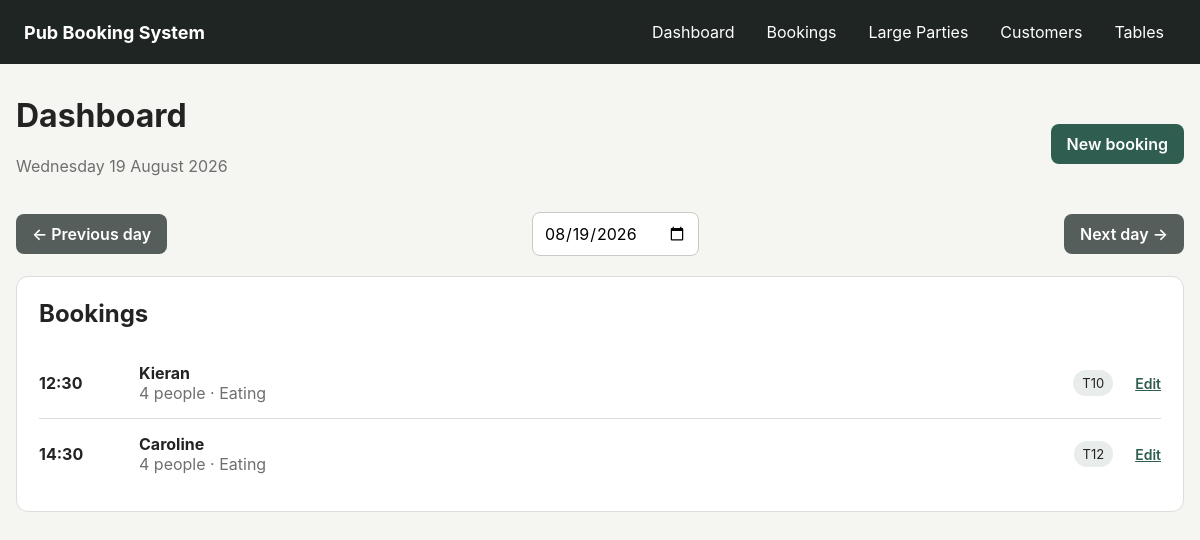
Before: / with the older database file.
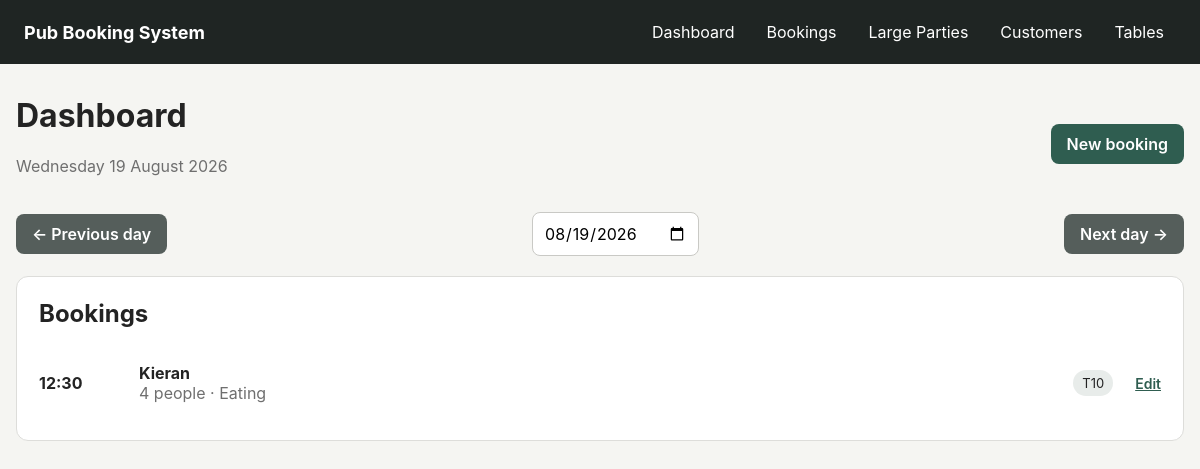
After: the same page with the newer database file.
### app/models.py (models this page shows, shortened)
class Booking(db.Model):
    id = db.Column(db.Integer, primary_key=True)
    customer_id = db.Column(db.Integer, db.ForeignKey("customer.id"), nullable=False)
    repeat_booking_id = db.Column(db.Integer, db.ForeignKey("repeat_booking.id"))
    booking_date = db.Column(db.Date, nullable=False, index=True)
    booking_time = db.Column(db.Time, nullable=False)
    duration_minutes = db.Column(db.Integer, nullable=False, default=180)
    party_size = db.Column(db.Integer, nullable=False)
    number_of_children = db.Column(db.Integer, nullable=False, default=0)
    is_eating_food = db.Column(db.Boolean, nullable=False, default=True)
    occasion = db.Column(db.String(120))
    preferred_area_id = db.Column(db.Integer, db.ForeignKey("area.id"))
    preferred_table_id = db.Column(db.Integer, db.ForeignKey("pub_table.id"))
    wants_near_tv = db.Column(db.Boolean, default=False)
    avoids_bench = db.Column(db.Boolean, default=False)
    deposit_required_amount = db.Column(db.Float, nullable=False, default=0)
    deposit_paid_amount = db.Column(db.Float, nullable=False, default=0)
    notes = db.Column(db.Text)
    status = db.Column(db.String(30), nullable=False, default="Booked")
    created_at = db.Column(db.DateTime, default=datetime.utcnow)
    customer = db.relationship("Customer", back_populates="bookings")
    preferred_area = db.relationship("Area")
    preferred_table = db.relationship("PubTable", foreign_keys=[preferred_table_id])
    repeat_booking = db.relationship("RepeatBooking", foreign_keys=[repeat_booking_id])
    table_links = db.relationship(
        "BookingTable",
        back_populates="booking",
        cascade="all, delete-orphan"
    )
    @property
    def tables(self):
        return [link.table for link in self.table_links]

class Customer(db.Model):
    id = db.Column(db.Integer, primary_key=True)
    name = db.Column(db.String(120), nullable=False, index=True)
    phone = db.Column(db.String(30), nullable=False, unique=True, index=True)
    preferred_area_id = db.Column(db.Integer, db.ForeignKey("area.id"))
    preferred_table_id = db.Column(db.Integer, db.ForeignKey("pub_table.id"))
    prefers_near_tv = db.Column(db.Boolean, default=False)
    avoids_bench = db.Column(db.Boolean, default=False)
    notes = db.Column(db.Text)
    created_at = db.Column(db.DateTime, default=datetime.utcnow)
    preferred_area = db.relationship("Area", foreign_keys=[preferred_area_id])
    preferred_table = db.relationship("PubTable", foreign_keys=[preferred_table_id])
    bookings = db.relationship(
        "Booking",
        back_populates="customer",
        cascade="all, delete-orphan"
    )
    repeat_bookings = db.relationship(
        "RepeatBooking",
        back_populates="customer",
        cascade="all, delete-orphan"
    )

class PubTable(db.Model):
    id = db.Column(db.Integer, primary_key=True)
    number = db.Column(db.String(20), nullable=False, unique=True, index=True)
    capacity = db.Column(db.Integer, nullable=False)
    area_id = db.Column(db.Integer, db.ForeignKey("area.id"), nullable=False)
    near_tv = db.Column(db.Boolean, default=False)
    has_bench = db.Column(db.Boolean, default=False)
    accessible = db.Column(db.Boolean, default=False)
    unsuitable_for_food = db.Column(db.Boolean, default=False)
    active = db.Column(db.Boolean, default=True)
    x_position = db.Column(db.Float, default=0)
    y_position = db.Column(db.Float, default=0)
    area = db.relationship("Area", back_populates="tables")
    booking_links = db.relationship(
        "BookingTable",
        back_populates="table",
        cascade="all, delete-orphan"
    )

### app/routes.py (the view)
@main.route("/")
def dashboard():
    selected_text = request.args.get("date")
    try:
        selected_date = (
            datetime.strptime(selected_text, "%Y-%m-%d").date()
            if selected_text
            else date.today()
        )
    except ValueError:
        selected_date = date.today()
    bookings = db.session.scalars(
        db.select(Booking)
        .where(
            Booking.booking_date == selected_date,
            Booking.status != "Cancelled",
        )
        .order_by(Booking.booking_time)
    ).all()
    repeat_target_date, repeat_prompts = repeat_prompts_for_dashboard(
        selected_date
    )
    return render_template(
        "dashboard.html",
        bookings=bookings,
        selected_date=selected_date,
        previous_date=selected_date - timedelta(days=1),
        next_date=selected_date + timedelta(days=1),
        repeat_target_date=repeat_target_date,
        repeat_prompts=repeat_prompts,
    )

### app/routes.py (called while the page is built, shortened)
def repeat_prompts_for_dashboard(selected_date):
    target_date = selected_date + timedelta(days=7)
    rules = db.session.scalars(
        db.select(RepeatBooking)
        .where(
            RepeatBooking.active.is_(True),
            RepeatBooking.weekday == target_date.weekday(),
        )
        .order_by(RepeatBooking.booking_time)
    ).all()
    prompts = []
    return target_date, prompts

### app/templates/dashboard.html (shortened to what this page needs)
{% extends "base.html" %}
{% block content %}
<div class="page-heading">
    <div>
        <h1>Dashboard</h1>
        <p>{{ selected_date.strftime("%A %d %B %Y") }}</p>
    </div>
    <a class="button" href="{{ url_for('main.new_booking') }}">New booking</a>
</div>
<div class="date-nav">
    <a class="button secondary"
       href="{{ url_for('main.dashboard', date=previous_date.isoformat()) }}">
        ← Previous day
    </a>
    <form method="get">
        <input type="date"
               name="date"
               value="{{ selected_date.isoformat() }}"
               onchange="this.form.submit()">
    </form>
    <a class="button secondary"
       href="{{ url_for('main.dashboard', date=next_date.isoformat()) }}">
        Next day →
    </a>
</div>
<div class="card">
    <h2>Bookings</h2>
    {% if bookings %}
        <div class="booking-list">
            {% for booking in bookings %}
                <div class="booking-row">
                    <strong>{{ booking.booking_time.strftime("%H:%M") }}</strong>
                    <div>
                        <strong>{{ booking.customer.name }}</strong>
                        <div class="muted">
                            {{ booking.party_size }} people
                            · {% if booking.is_eating_food %}Eating{% else %}Drinks only{% endif %}
                        </div>
                    </div>
                    <div>
                        {% for table in booking.tables %}
                            <span class="badge">T{{ table.number }}</span>
                        {% endfor %}
                    </div>
                    <a class="small-link"
                       href="{{ url_for('main.edit_booking', booking_id=booking.id) }}">
                        Edit
                    </a>
                </div>
            {% endfor %}
        </div>
    {% else %}
        <p class="muted">No bookings for this day.</p>
    {% endif %}
</div>
{% endblock %}

Changed rows visible on the page:
no longer on this page (row edited): Booking: booking_time "14:30", customer.name "Caroline", party_size "4", is_eating_food "Eating"
no longer on this page (row unchanged): PubTable: number "12", shown under "14:30"
